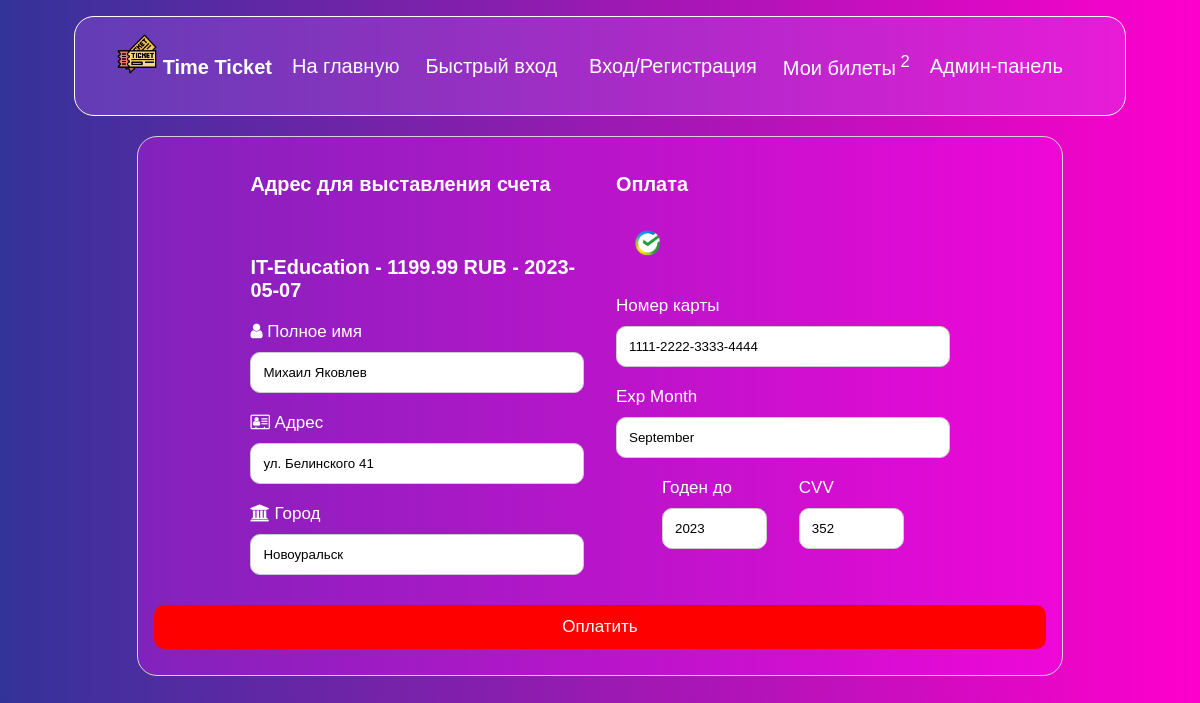
/buy?id=1 (signed in), run on the app's committed database.
### main.py (models this page shows, shortened)
class Tickets(db.Model):
    id = db.Column(db.Integer, primary_key=True)
    author = db.Column(db.String(150), nullable=False)
    price_simple = db.Column(db.Float, nullable=False)
    price_dish = db.Column(db.Float, nullable=False)
    price_merch = db.Column(db.Float, nullable=False)
    tickets_count_simple =  db.Column(db.Integer, nullable=False)
    tickets_count_dish =  db.Column(db.Integer, nullable=False)
    tickets_count_merch =  db.Column(db.Integer, nullable=False)
    concert_name = db.Column(db.String(150), nullable=False)
    date = db.Column(db.String(150), nullable=False)
    image_path = db.Column(db.String(150), nullable=False)
    description = db.Column(db.String(500), nullable=False)

### main.py (the view)
@app.route('/buy')
def buy():
    try:
        name = request.cookies.get('user')
        a = len(list(Tickets_in_Cart.query.filter_by(author=name).all()))
        _id = request.args.get('id')
        _type = request.args.get('type')
        if id is None:
            return redirect('/')
        _id = int(_id)
        ticket = Tickets.query.filter_by(id=_id).first()
        return render_template('buy.html', ticket=ticket, a=a, type=_type)
    except:
        return redirect('/')

### templates/buy.html (shortened to what this page needs)
<!DOCTYPE html>
<html lang="en">
<head>
    <link rel="stylesheet" href="/static/css/style.css"/>
    <link rel="stylesheet" href="/static/css/buy.css"/>
    <link rel="stylesheet" href="https://cdnjs.cloudflare.com/ajax/libs/font-awesome/4.7.0/css/font-awesome.min.css">
</head>
<body>
    {% include 'header.html' %}
    <div class="row">
        <div class="col-75">
          <div class="container">
              <div class="row">
                <div class="col-50">
                  <h3 class="TextBG">Адрес для выставления счета</h3>
                  <br> <h3 class="TextBG">{{ ticket.concert_name }} - {% if type == 'simple' %}{{ ticket.price_simple }}{% elif type == 'dish' %}{{ ticket.price_dish }}{% else %}{{ ticket.price_merch }}{% endif %} RUB - {{ ticket.date }}</h3>
                  <label for="fname" class="TextBG"><i class="fa fa-user"></i> Полное имя</label>
                  <input type="text" id="fname" maxlength="20" name="firstname" placeholder="Михаил Яковлев">
                  <label for="adr" class="TextBG"><i class="fa fa-address-card-o"></i> Адрес</label>
                  <input type="text" id="adr" name="address" maxlength="30" placeholder="ул. Белинского 41">
                  <label for="city" class="TextBG"><i class="fa fa-institution"></i> Город</label>
                  <input type="text" id="city" name="city" maxlength="20" placeholder="Новоуральск">
                </div>
                <div class="col-50">
                  <h3 class="TextBG">Оплата</h3>
                  <div class="icon-container">
                    <img height="40" src="/static/images/sber.png">
                  </div>
                  <label for="ccnum" class="TextBG">Номер карты</label>
                  <input type="text" id="ccnum"  maxlength="20" name="cardnumber" placeholder="1111-2222-3333-4444">
                  <label for="expmonth" class="TextBG">Exp Month</label>
                  <input type="text" id="expmonth" maxlength="3" name="expmonth" placeholder="September">
                  <div class="row">
                    <div class="col-50">
                      <label for="expyear" class="TextBG">Годен до</label>
                      <input type="text" id="expyear" name="expyear" maxlength="4" placeholder="2023">
                    </div>
                    <div class="col-50">
                      <label for="cvv" class="TextBG">CVV</label>
                      <input type="text" id="cvv" name="cvv"maxlength="4" placeholder="352">
                    </div>
                  </div>
                </div>
            </div>
              <input type="button" value="Оплатить" class="btn" onclick="alert('А не работает :|')">
          </div>
        </div>
      </div>
</body>
</html>

### static/css/style.css (style rules this page uses)
body { font-family: 'Poppins', sans-serif; min-height: 100vh; background: linear-gradient(to right, #333399, #ff00cc); }

### static/css/buy.css (style rules this page uses)
body { font-family: Arial; font-size: 17px; padding: 8px; }
* { box-sizing: border-box; }
.row { display: -ms-flexbox; display: flex; -ms-flex-wrap: wrap; flex-wrap: wrap; margin: 0 -16px; width: 82%; margin-left: auto; margin-right: auto; }
.col-50 { -ms-flex: 50%; flex: 50%; }
.col-75 { -ms-flex: 75%; flex: 75%; }
.col-25, .col-50, .col-75 { padding: 0 16px; }
.container { background-color: rgba(255, 10, 255, 0.3); padding: 5px 20px 15px 20px; border: 1px solid lightgrey; border-radius: 20px; }
input[type=text] { width: 100%; margin-bottom: 20px; padding: 12px; border: 1px solid #ccc; border-radius: 10px; }
label { margin-bottom: 10px; display: block; }
.icon-container { margin-bottom: 20px; padding: 7px 0; font-size: 24px; }
.btn { background-color: red; color: white; padding: 12px; margin: 10px 0; border: none; width: 100%; border-radius: 10px; cursor: pointer; font-size: 17px; }
.TextBG { color: white; }

### static/css/fastauth.css (style rules this page uses)
body { font-family: Arial, Helvetica, sans-serif; }
.container { padding: 16px; }

### data on the page
Tickets: concert_name "IT-Education", price_merch "1199.99", date "2023-05-07"

### other printed values
{{ a }} "2"
